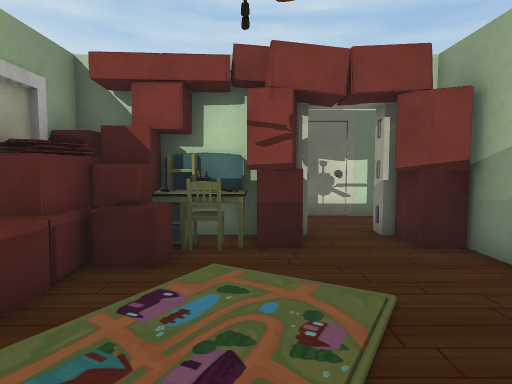
View 1 (above)

19 first-person views from a walk through a scene from a Unity 3-D project. The camera is 1.5 m above the floor, tilts 4° down and sees 75° across. Doors are open. The floor is counted in squares, 1 m on a side. Each view is taken from the middle of a square. On the plan, view 1 faces up. The plan holds only what a view shows up to about 15 squares ahead; the rest is blank. The place goes on beyond the plan. The player is left out. Some surface patterns are stand-ins.

View 2
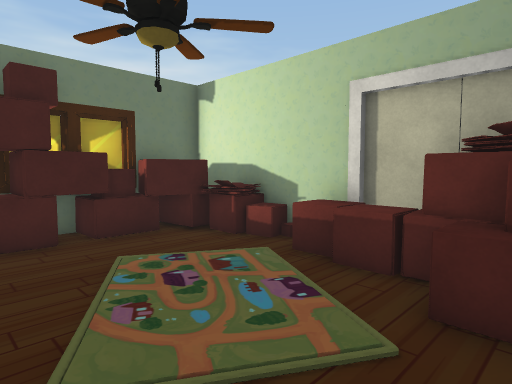

View 3
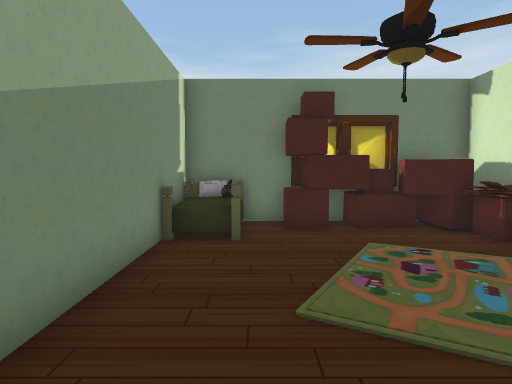

View 4
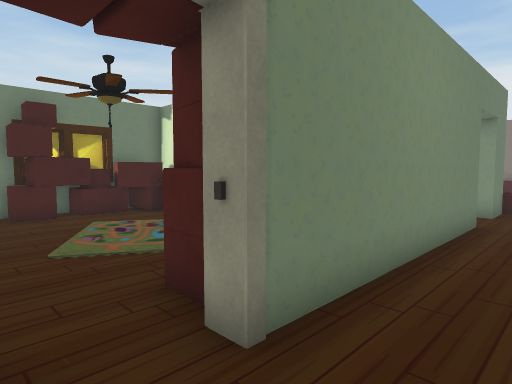

View 5
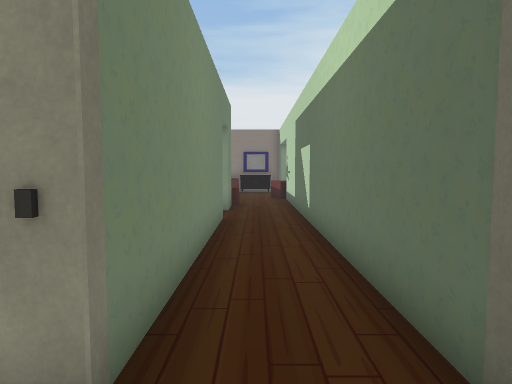

View 6
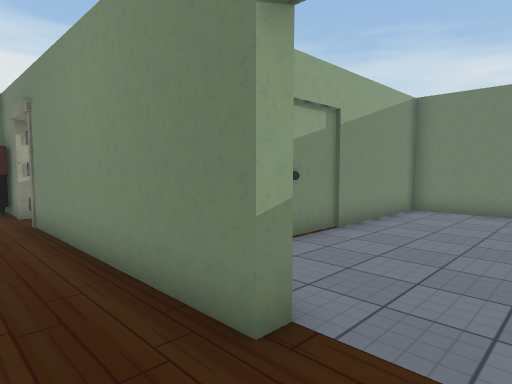

View 7
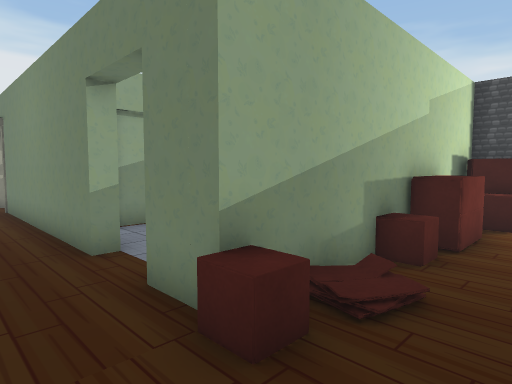

View 8
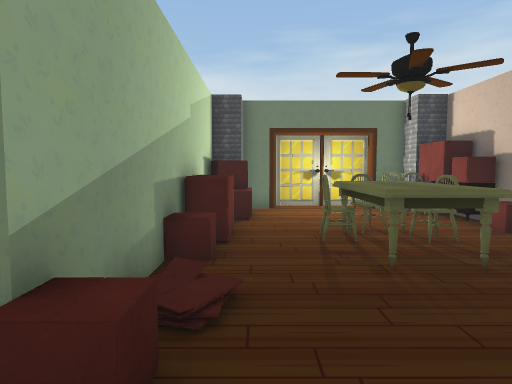

View 9
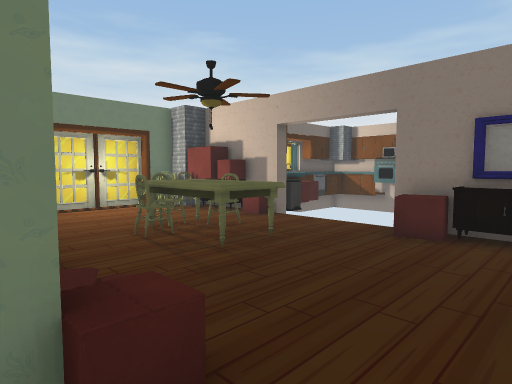

View 10
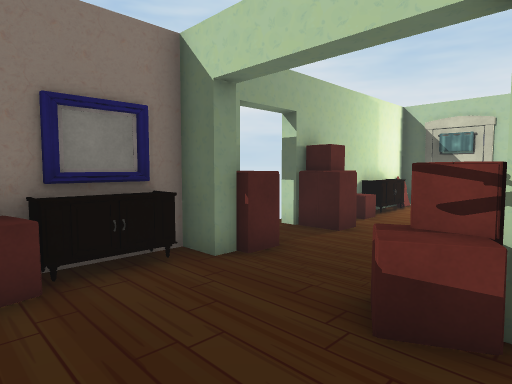

View 11
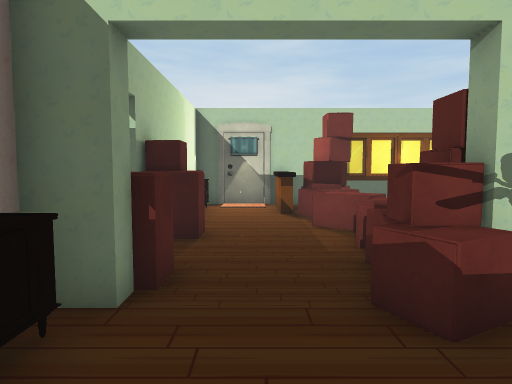

View 12
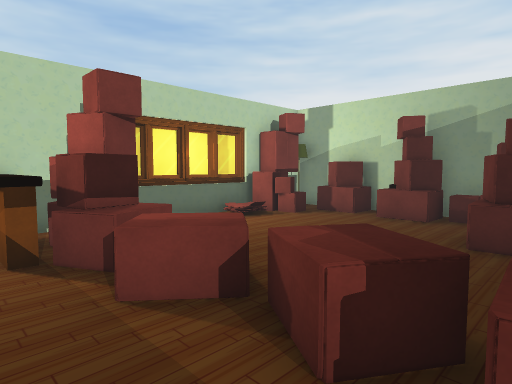

View 13
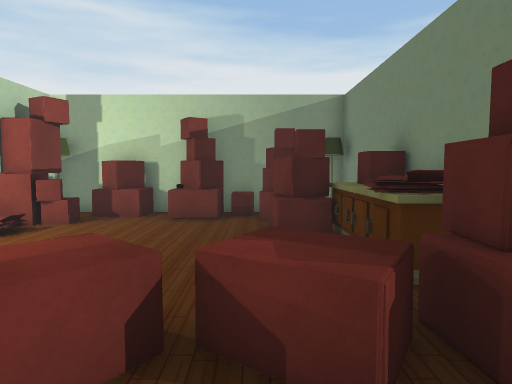

View 14
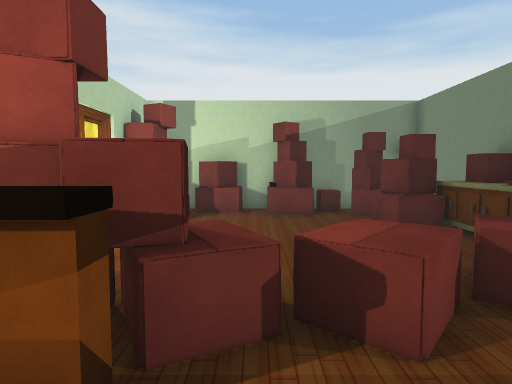

View 15
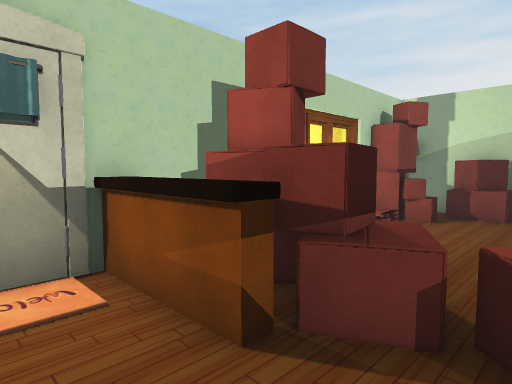

View 16
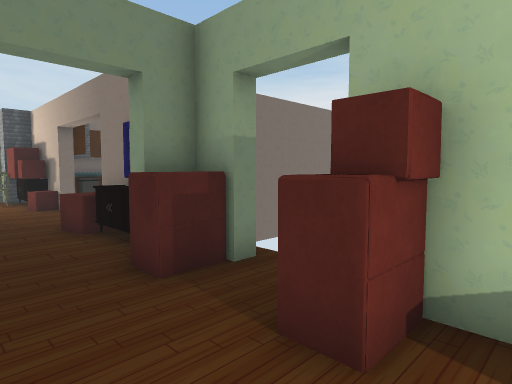

View 17
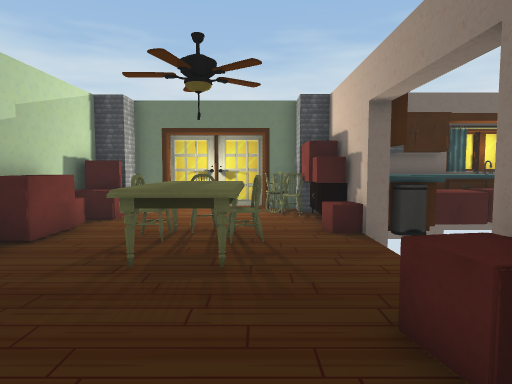

View 18
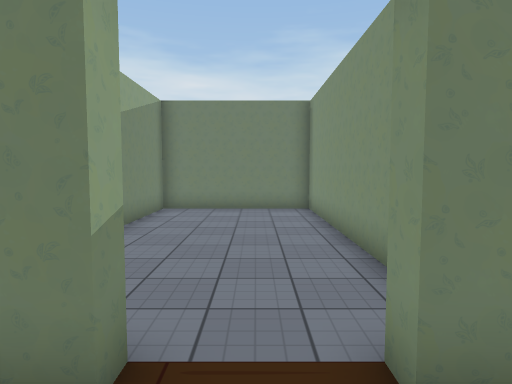

View 19
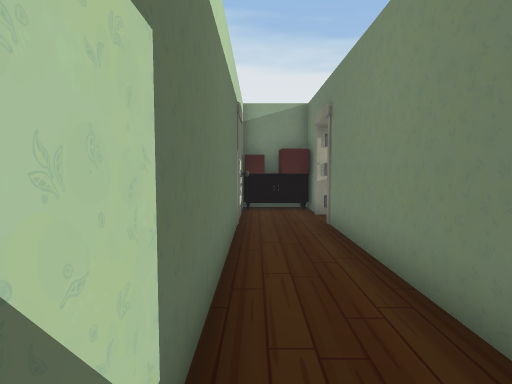

### Floor plan
Points are (right, up) in squares from view 1. A wall is a line through its corners. A room is listed if a view was taken in it or the views show most of it. See-through windows are left out.
Room 1 (views 1, 2, 3)
walls: (-4, 2.5) (-4, 0.5); (-4.5, 0.5) (-4.5, 3.6); (-4.5, 5.6) (-4.5, 6.5); (-4, -1.4) (-4, -2.4); (-2.6, -2.5) (4, -2.5) (4, 6.4); (1.2, 7.5) (-2.2, 7.5); (-10, 5) (-10, -2.5) (-4.5, -2.5) (-4.5, -1.4); (3.3, 7.5) (2.8, 7.5)
ways out: opening at (2, 8) to room 2; opening at (-7.5, 8) to room 3
objects: other object (-4, -1); other object (-4, 0); other object (-4, 4); other object (-4, 5); other object (-3, -2) to (-3, -1); other object (-3, 0); other object (-3, 1); other object (-3, 2); other object (-3, 3); other object (-3, 4) to (-3, 5); other object (-3, 6) to (-2, 7); other object (-2, -2) to (-1, -1); other object (-2, -1); other object (-2, 5) to (-2, 6); other object (-1, 6) to (-1, 7); other object (0, -2) to (0, -1); other object (0, 6) to (0, 7); other object (1, -2) to (1, -1); other object (1, 6) to (1, 7); other object (2, -2) to (3, 0); other object (3, 6) to (3, 7); other object (4, 7)
Room 2 (views 4, 5)
walls: (2.8, 7.5) (2.8, 8) (4.5, 8); (3.8, 10.5) (-5.5, 10.5); (-5.5, 8) (1.2, 8) (1.2, 7.5)
ways out: opening at (2, 8) to room 1; opening at (-6, 9.5) to room 3
objects: other object (4, 9); other object (4, 9) to (5, 10); other object (5, 8); other object (5, 10)
Room 3 (views 6, 7, 8, 9, 10, 11, 12, 13, 14, 15, 16, 17, 18, 19)
walls: (-10.6, 11) (-9.5, 11); (-13.5, 10.5) (-13.5, 11); (-7.5, 11) (-4.5, 11) (-4.5, 11.5); (-7, 7.4) (-7, 8) (-5.5, 8); (-18.5, 10.6) (-18.5, 6.5); (-5.5, 10.5) (-10.2, 10.5); (-18.5, 12) (-18.5, 11); (-15.8, 5.1) (-14, 5.1) (-14, 3.5); (-4.5, 13.2) (-4.5, 21); (-13.2, 20.9) (-18.5, 20.9) (-18.5, 14); (-10.1, 21.3) (-12.1, 21.3); (-18.5, 2.5) (-18.5, 0.6); (-7.5, 21.1) (-12.2, 21.1); (-6.8, 20.9) (-12.2, 20.9); (-7.6, 21.3) (-9.8, 21.3); (-10.5, -1.1) (-10.5, 8) (-9, 8) (-9, 7.5); (-12.8, -2.5) (-11.5, -2.5) (-11.5, -1.5); (-14.9, -2.5) (-14.1, -2.5); (-14.8, -2.6) (-14.1, -2.7); (-18.1, -1.5) (-17.5, -1.5) (-17.5, -2.5) (-16.3, -2.5); (-14.9, -2.7) (-14.4, -2.6); (-15, -2.8) (-14.5, -2.6) (-14.1, -2.7); (-16.3, -2.7) (-12.8, -2.7)
ways out: opening at (-7.5, 8) to room 1; opening at (-6, 9.5) to room 2; open door at (-18.8, 13)
objects: other object (-18, -1); other object (-18, 0); other object (-18, 1); other object (-18, 2); other object (-18, 7) to (-17, 7); other object (-18, 8); other object (-18, 9); other object (-18, 10); other object (-18, 11) to (-17, 12); other object (-18, 14) to (-17, 15); other object (-18, 16) to (-18, 17); other object (-18, 18); other object (-18, 19); other object (-17, -2); other object (-17, -1); other object (-16, -2); other object (-16, 3); other object (-15, 2) to (-14, 2); other object (-15, 10) to (-14, 10); other object (-15, 17) to (-13, 18); other object (-15, 19) to (-15, 20); other object (-14, 3); other object (-14, 11); other object (-14, 12) to (-13, 12); other object (-14, 13) to (-12, 14); other object (-14, 15) to (-13, 16); other object (-14, 18) to (-13, 18); other object (-14, 19) to (-13, 20); other object (-14, 20); other object (-12, -1) to (-11, 0); other object (-12, 11); other object (-12, 12) to (-11, 12); other object (-11, 1); other object (-11, 2) to (-11, 3); other object (-11, 4) to (-11, 5); other object (-11, 8); other object (-11, 11); other object (-10, 12); other object (-9, 12); other object (-9, 12) to (-8, 13); other object (-9, 14) to (-8, 14); other object (-7, 13) to (-6, 14); other object (-7, 19); other object (-7, 20); other object (-6, 15) to (-6, 16); other object (-6, 17) to (-5, 17); other object (-6, 18) to (-5, 19); other object (-6, 19); other object (-6, 20); other object (-5, 11) to (-5, 12); other object (-5, 14); other object (-5, 15) to (-5, 16); other object (-5, 20) to (-5, 21)

Where each view was taken, in squares from view 1:
view 1: 0 up, 0 right, facing up
view 2: 6 up, 2 right, facing down-left
view 3: 7 up, 2 right, facing down
view 4: 10 up, 3 right, facing down-left
view 5: 9 up, 3 right, facing left
view 6: 10 up, 9 left, facing down-right
view 7: 10 up, 13 left, facing down-right
view 8: 10 up, 12 left, facing down
view 9: 10 up, 10 left, facing down-left
view 10: 7 up, 13 left, facing up-left
view 11: 7 up, 16 left, facing up
view 12: 12 up, 16 left, facing up-right
view 13: 14 up, 16 left, facing right
view 14: 17 up, 17 left, facing right
view 15: 16 up, 17 left, facing up-right
view 16: 16 up, 15 left, facing down-left
view 17: 10 up, 16 left, facing down
view 18: 10 up, 8 left, facing down
view 19: 10 up, 8 left, facing right
